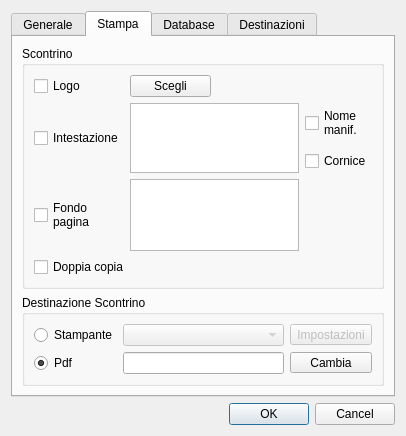
<?xml version="1.0" encoding="UTF-8"?>
<ui version="4.0">
 <class>ConfigurazioneDlg</class>
 <widget class="QDialog" name="ConfigurazioneDlg">
  <property name="geometry">
   <rect>
    <x>0</x>
    <y>0</y>
    <width>406</width>
    <height>396</height>
   </rect>
  </property>
  <property name="windowTitle">
   <string>Configurazione</string>
  </property>
  <layout class="QVBoxLayout" name="verticalLayout_6">
   <item>
    <widget class="QTabWidget" name="tabWidget">
     <property name="currentIndex">
      <number>1</number>
     </property>
     <widget class="QWidget" name="generaleTab">
      <attribute name="title">
       <string>Generale</string>
      </attribute>
      <layout class="QVBoxLayout" name="verticalLayout_2">
       <item>
        <layout class="QFormLayout" name="formLayout_2">
         <item row="0" column="0">
          <widget class="QLabel" name="label_6">
           <property name="text">
            <string>Nome della manifestazione</string>
           </property>
           <property name="wordWrap">
            <bool>true</bool>
           </property>
          </widget>
         </item>
         <item row="0" column="1">
          <widget class="QLineEdit" name="descrManifestazioneTxt">
           <property name="maxLength">
            <number>100</number>
           </property>
          </widget>
         </item>
         <item row="1" column="0">
          <widget class="QLabel" name="label_5">
           <property name="text">
            <string>Nome della cassa</string>
           </property>
           <property name="wordWrap">
            <bool>true</bool>
           </property>
          </widget>
         </item>
         <item row="1" column="1">
          <layout class="QHBoxLayout" name="horizontalLayout_3">
           <item>
            <widget class="QLineEdit" name="nomeCassaTxt">
             <property name="maxLength">
              <number>8</number>
             </property>
            </widget>
           </item>
           <item>
            <spacer name="horizontalSpacer_2">
             <property name="orientation">
              <enum>Qt::Horizontal</enum>
             </property>
             <property name="sizeHint" stdset="0">
              <size>
               <width>40</width>
               <height>20</height>
              </size>
             </property>
            </spacer>
           </item>
          </layout>
         </item>
         <item row="2" column="0">
          <widget class="QLabel" name="label_7">
           <property name="text">
            <string>Serie del tagliando per il ritiro</string>
           </property>
           <property name="wordWrap">
            <bool>true</bool>
           </property>
          </widget>
         </item>
         <item row="2" column="1">
          <layout class="QHBoxLayout" name="horizontalLayout_5">
           <item>
            <widget class="QComboBox" name="serieRitiroTxt">
             <property name="minimumContentsLength">
              <number>1</number>
             </property>
            </widget>
           </item>
           <item>
            <spacer name="horizontalSpacer_3">
             <property name="orientation">
              <enum>Qt::Horizontal</enum>
             </property>
             <property name="sizeHint" stdset="0">
              <size>
               <width>40</width>
               <height>20</height>
              </size>
             </property>
            </spacer>
           </item>
          </layout>
         </item>
        </layout>
       </item>
       <item>
        <widget class="QGroupBox" name="groupBox">
         <property name="title">
          <string>Visualizzazione automatica del resto</string>
         </property>
         <layout class="QHBoxLayout" name="horizontalLayout_6">
          <item>
           <widget class="QCheckBox" name="attivaRestoCheck">
            <property name="text">
             <string>Attiva</string>
            </property>
           </widget>
          </item>
          <item>
           <widget class="QLabel" name="durataRestoLbl">
            <property name="enabled">
             <bool>false</bool>
            </property>
            <property name="text">
             <string>Secondi</string>
            </property>
           </widget>
          </item>
          <item>
           <widget class="QLineEdit" name="durataRestoTxt">
            <property name="enabled">
             <bool>false</bool>
            </property>
            <property name="maximumSize">
             <size>
              <width>50</width>
              <height>16777215</height>
             </size>
            </property>
            <property name="maxLength">
             <number>2</number>
            </property>
           </widget>
          </item>
          <item>
           <spacer name="horizontalSpacer">
            <property name="orientation">
             <enum>Qt::Horizontal</enum>
            </property>
            <property name="sizeHint" stdset="0">
             <size>
              <width>40</width>
              <height>20</height>
             </size>
            </property>
           </spacer>
          </item>
         </layout>
         <zorder>durataRestoLbl</zorder>
         <zorder>durataRestoTxt</zorder>
         <zorder>attivaRestoCheck</zorder>
        </widget>
       </item>
       <item>
        <widget class="QGroupBox" name="groupBox_4">
         <property name="title">
          <string>Opzioni del programma</string>
         </property>
         <layout class="QVBoxLayout" name="verticalLayout_5">
          <item>
           <widget class="QCheckBox" name="visualizzaPrezzoBox">
            <property name="text">
             <string>Visualizzazione del prezzo sui pulsanti</string>
            </property>
           </widget>
          </item>
          <item>
           <widget class="QCheckBox" name="stampaNoDestinazioneBox">
            <property name="text">
             <string>Stampa tagliandi senza destinazione</string>
            </property>
            <property name="checked">
             <bool>true</bool>
            </property>
           </widget>
          </item>
         </layout>
        </widget>
       </item>
       <item>
        <spacer name="verticalSpacer">
         <property name="orientation">
          <enum>Qt::Vertical</enum>
         </property>
         <property name="sizeHint" stdset="0">
          <size>
           <width>20</width>
           <height>40</height>
          </size>
         </property>
        </spacer>
       </item>
      </layout>
     </widget>
     <widget class="QWidget" name="stampaTab">
      <attribute name="title">
       <string>Stampa</string>
      </attribute>
      <layout class="QVBoxLayout" name="verticalLayout_4">
       <item>
        <widget class="QGroupBox" name="groupBox_3">
         <property name="title">
          <string>Scontrino</string>
         </property>
         <layout class="QHBoxLayout" name="horizontalLayout_2">
          <item>
           <layout class="QGridLayout" name="gridLayout_3">
            <item row="3" column="1" colspan="2">
             <widget class="QPlainTextEdit" name="fondoScontrinoTxt"/>
            </item>
            <item row="4" column="0" colspan="2">
             <widget class="QCheckBox" name="doppiaCopiaCheckBox">
              <property name="text">
               <string>Doppia copia</string>
              </property>
             </widget>
            </item>
            <item row="0" column="1">
             <widget class="QPushButton" name="logoIntestazioneBtn">
              <property name="text">
               <string>Scegli</string>
              </property>
             </widget>
            </item>
            <item row="3" column="0">
             <widget class="QCheckBox" name="fondoCheckBox">
              <property name="text">
               <string>Fondo
pagina</string>
              </property>
             </widget>
            </item>
            <item row="1" column="0" rowspan="2">
             <widget class="QCheckBox" name="intestazioneCheckBox">
              <property name="text">
               <string>Intestazione</string>
              </property>
             </widget>
            </item>
            <item row="1" column="1" rowspan="2" colspan="2">
             <widget class="QPlainTextEdit" name="intestazioneScontrinoTxt"/>
            </item>
            <item row="0" column="0">
             <widget class="QCheckBox" name="logoCheckBox">
              <property name="text">
               <string>Logo</string>
              </property>
             </widget>
            </item>
            <item row="0" column="2" colspan="2">
             <spacer name="horizontalSpacer_4">
              <property name="orientation">
               <enum>Qt::Horizontal</enum>
              </property>
              <property name="sizeHint" stdset="0">
               <size>
                <width>40</width>
                <height>20</height>
               </size>
              </property>
             </spacer>
            </item>
            <item row="2" column="3">
             <widget class="QCheckBox" name="corniceIntestazioneBox">
              <property name="text">
               <string>Cornice</string>
              </property>
             </widget>
            </item>
            <item row="1" column="3">
             <widget class="QCheckBox" name="nomeManifIntestazioneBox">
              <property name="text">
               <string>Nome
manif.</string>
              </property>
             </widget>
            </item>
           </layout>
          </item>
         </layout>
        </widget>
       </item>
       <item>
        <widget class="QGroupBox" name="groupBox_2">
         <property name="title">
          <string>Destinazione Scontrino</string>
         </property>
         <layout class="QVBoxLayout" name="verticalLayout">
          <item>
           <layout class="QGridLayout" name="gridLayout" columnstretch="0,1,0">
            <item row="0" column="0">
             <widget class="QRadioButton" name="stampanteChk">
              <property name="text">
               <string>Stampante</string>
              </property>
             </widget>
            </item>
            <item row="0" column="2">
             <widget class="QToolButton" name="printerSelectBtn">
              <property name="enabled">
               <bool>false</bool>
              </property>
              <property name="sizePolicy">
               <sizepolicy hsizetype="MinimumExpanding" vsizetype="Fixed">
                <horstretch>0</horstretch>
                <verstretch>0</verstretch>
               </sizepolicy>
              </property>
              <property name="text">
               <string>Impostazioni</string>
              </property>
             </widget>
            </item>
            <item row="1" column="0">
             <widget class="QRadioButton" name="pdfChk">
              <property name="text">
               <string>Pdf</string>
              </property>
              <property name="checked">
               <bool>true</bool>
              </property>
             </widget>
            </item>
            <item row="1" column="1">
             <widget class="QLineEdit" name="cartellaPdfTxt"/>
            </item>
            <item row="1" column="2">
             <widget class="QToolButton" name="cartellaPdfBtn">
              <property name="sizePolicy">
               <sizepolicy hsizetype="MinimumExpanding" vsizetype="Fixed">
                <horstretch>0</horstretch>
                <verstretch>0</verstretch>
               </sizepolicy>
              </property>
              <property name="text">
               <string>Cambia</string>
              </property>
             </widget>
            </item>
            <item row="0" column="1">
             <widget class="QComboBox" name="stampanteBox">
              <property name="enabled">
               <bool>false</bool>
              </property>
             </widget>
            </item>
           </layout>
          </item>
         </layout>
        </widget>
       </item>
      </layout>
     </widget>
     <widget class="QWidget" name="databaseTab">
      <attribute name="title">
       <string>Database</string>
      </attribute>
      <layout class="QVBoxLayout" name="verticalLayout_8" stretch="1,1,3">
       <item>
        <layout class="QHBoxLayout" name="horizontalLayout_4">
         <item>
          <layout class="QVBoxLayout" name="verticalLayout_3">
           <item>
            <widget class="QLabel" name="label_3">
             <property name="text">
              <string>Path del database</string>
             </property>
            </widget>
           </item>
           <item>
            <spacer name="verticalSpacer_2">
             <property name="orientation">
              <enum>Qt::Vertical</enum>
             </property>
             <property name="sizeHint" stdset="0">
              <size>
               <width>20</width>
               <height>20</height>
              </size>
             </property>
            </spacer>
           </item>
          </layout>
         </item>
         <item>
          <widget class="QPlainTextEdit" name="dbPathTxt">
           <property name="sizePolicy">
            <sizepolicy hsizetype="Expanding" vsizetype="Preferred">
             <horstretch>0</horstretch>
             <verstretch>0</verstretch>
            </sizepolicy>
           </property>
           <property name="maximumSize">
            <size>
             <width>16777215</width>
             <height>50</height>
            </size>
           </property>
           <property name="readOnly">
            <bool>true</bool>
           </property>
          </widget>
         </item>
        </layout>
       </item>
       <item>
        <layout class="QHBoxLayout" name="horizontalLayout">
         <item>
          <widget class="QLabel" name="label">
           <property name="text">
            <string>Password di amministrazione</string>
           </property>
          </widget>
         </item>
         <item>
          <widget class="QLineEdit" name="adminPasswordTxt">
           <property name="maxLength">
            <number>10</number>
           </property>
           <property name="echoMode">
            <enum>QLineEdit::Password</enum>
           </property>
          </widget>
         </item>
         <item>
          <spacer name="horizontalSpacer_7">
           <property name="orientation">
            <enum>Qt::Horizontal</enum>
           </property>
           <property name="sizeHint" stdset="0">
            <size>
             <width>40</width>
             <height>20</height>
            </size>
           </property>
          </spacer>
         </item>
        </layout>
       </item>
       <item>
        <widget class="QGroupBox" name="groupBox_1">
         <property name="sizePolicy">
          <sizepolicy hsizetype="Preferred" vsizetype="Expanding">
           <horstretch>0</horstretch>
           <verstretch>0</verstretch>
          </sizepolicy>
         </property>
         <property name="title">
          <string>Operazioni sul database</string>
         </property>
         <layout class="QGridLayout" name="gridLayout_2">
          <item row="0" column="0">
           <widget class="QPushButton" name="exportArticoliBtn">
            <property name="sizePolicy">
             <sizepolicy hsizetype="Minimum" vsizetype="Expanding">
              <horstretch>0</horstretch>
              <verstretch>0</verstretch>
             </sizepolicy>
            </property>
            <property name="text">
             <string>Esporta Reparti ed Articoli</string>
            </property>
            <property name="icon">
             <iconset resource="risorse.qrc">
              <normaloff>:/GestCassa/db_out</normaloff>:/GestCassa/db_out</iconset>
            </property>
            <property name="iconSize">
             <size>
              <width>32</width>
              <height>32</height>
             </size>
            </property>
           </widget>
          </item>
          <item row="0" column="1">
           <widget class="QPushButton" name="exportOrdiniBtn">
            <property name="sizePolicy">
             <sizepolicy hsizetype="Minimum" vsizetype="Expanding">
              <horstretch>0</horstretch>
              <verstretch>0</verstretch>
             </sizepolicy>
            </property>
            <property name="text">
             <string>Esporta storico ordini</string>
            </property>
            <property name="icon">
             <iconset resource="risorse.qrc">
              <normaloff>:/GestCassa/db_out</normaloff>:/GestCassa/db_out</iconset>
            </property>
            <property name="iconSize">
             <size>
              <width>32</width>
              <height>32</height>
             </size>
            </property>
           </widget>
          </item>
          <item row="1" column="0">
           <widget class="QPushButton" name="importArticoliBtn">
            <property name="sizePolicy">
             <sizepolicy hsizetype="Minimum" vsizetype="Expanding">
              <horstretch>0</horstretch>
              <verstretch>0</verstretch>
             </sizepolicy>
            </property>
            <property name="text">
             <string>Importa Reparti ed Articoli</string>
            </property>
            <property name="icon">
             <iconset resource="risorse.qrc">
              <normaloff>:/GestCassa/db_in</normaloff>:/GestCassa/db_in</iconset>
            </property>
            <property name="iconSize">
             <size>
              <width>32</width>
              <height>32</height>
             </size>
            </property>
           </widget>
          </item>
          <item row="1" column="1">
           <widget class="QPushButton" name="cancellaOrdiniBtn">
            <property name="sizePolicy">
             <sizepolicy hsizetype="Minimum" vsizetype="Expanding">
              <horstretch>0</horstretch>
              <verstretch>0</verstretch>
             </sizepolicy>
            </property>
            <property name="text">
             <string>Inizializza contatore ordini</string>
            </property>
            <property name="icon">
             <iconset resource="risorse.qrc">
              <normaloff>:/GestCassa/db_reset</normaloff>:/GestCassa/db_reset</iconset>
            </property>
            <property name="iconSize">
             <size>
              <width>32</width>
              <height>32</height>
             </size>
            </property>
           </widget>
          </item>
          <item row="2" column="0" colspan="2">
           <widget class="QPushButton" name="resetDbBtn">
            <property name="sizePolicy">
             <sizepolicy hsizetype="Minimum" vsizetype="Expanding">
              <horstretch>0</horstretch>
              <verstretch>0</verstretch>
             </sizepolicy>
            </property>
            <property name="text">
             <string>Reset archivio</string>
            </property>
            <property name="icon">
             <iconset resource="risorse.qrc">
              <normaloff>:/GestCassa/db_delete</normaloff>:/GestCassa/db_delete</iconset>
            </property>
            <property name="iconSize">
             <size>
              <width>32</width>
              <height>32</height>
             </size>
            </property>
           </widget>
          </item>
         </layout>
        </widget>
       </item>
      </layout>
     </widget>
     <widget class="QWidget" name="destinazioniTab">
      <attribute name="title">
       <string>Destinazioni</string>
      </attribute>
      <layout class="QVBoxLayout" name="verticalLayout_7">
       <item>
        <widget class="DestinazioniDlg" name="widget" native="true">
         <property name="enabled">
          <bool>true</bool>
         </property>
        </widget>
       </item>
      </layout>
     </widget>
    </widget>
   </item>
   <item>
    <widget class="QDialogButtonBox" name="buttonBox">
     <property name="standardButtons">
      <set>QDialogButtonBox::Cancel|QDialogButtonBox::Ok</set>
     </property>
    </widget>
   </item>
  </layout>
 </widget>
 <customwidgets>
  <customwidget>
   <class>DestinazioniDlg</class>
   <extends>QWidget</extends>
   <header>destinazionidlg.h</header>
   <container>1</container>
  </customwidget>
 </customwidgets>
 <tabstops>
  <tabstop>nomeCassaTxt</tabstop>
  <tabstop>buttonBox</tabstop>
  <tabstop>printerSelectBtn</tabstop>
 </tabstops>
 <resources>
  <include location="risorse.qrc"/>
 </resources>
 <connections>
  <connection>
   <sender>logoCheckBox</sender>
   <signal>clicked(bool)</signal>
   <receiver>logoIntestazioneBtn</receiver>
   <slot>setEnabled(bool)</slot>
   <hints>
    <hint type="sourcelabel">
     <x>69</x>
     <y>77</y>
    </hint>
    <hint type="destinationlabel">
     <x>146</x>
     <y>84</y>
    </hint>
   </hints>
  </connection>
  <connection>
   <sender>intestazioneCheckBox</sender>
   <signal>clicked(bool)</signal>
   <receiver>intestazioneScontrinoTxt</receiver>
   <slot>setEnabled(bool)</slot>
   <hints>
    <hint type="sourcelabel">
     <x>47</x>
     <y>125</y>
    </hint>
    <hint type="destinationlabel">
     <x>148</x>
     <y>128</y>
    </hint>
   </hints>
  </connection>
  <connection>
   <sender>fondoCheckBox</sender>
   <signal>clicked(bool)</signal>
   <receiver>fondoScontrinoTxt</receiver>
   <slot>setEnabled(bool)</slot>
   <hints>
    <hint type="sourcelabel">
     <x>56</x>
     <y>190</y>
    </hint>
    <hint type="destinationlabel">
     <x>148</x>
     <y>202</y>
    </hint>
   </hints>
  </connection>
 </connections>
</ui>
